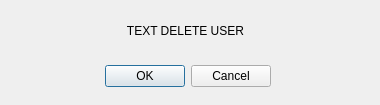
<?xml version="1.0" encoding="UTF-8"?>
<ui version="4.0">
 <class>confirmDeleteUserDialog</class>
 <widget class="QDialog" name="confirmDeleteUserDialog">
  <property name="geometry">
   <rect>
    <x>0</x>
    <y>0</y>
    <width>380</width>
    <height>105</height>
   </rect>
  </property>
  <property name="windowTitle">
   <string>Dialog</string>
  </property>
  <widget class="QDialogButtonBox" name="buttonBox">
   <property name="geometry">
    <rect>
     <x>-70</x>
     <y>60</y>
     <width>341</width>
     <height>32</height>
    </rect>
   </property>
   <property name="orientation">
    <enum>Qt::Horizontal</enum>
   </property>
   <property name="standardButtons">
    <set>QDialogButtonBox::Cancel|QDialogButtonBox::Ok</set>
   </property>
  </widget>
  <widget class="QLabel" name="label_warning">
   <property name="geometry">
    <rect>
     <x>0</x>
     <y>10</y>
     <width>371</width>
     <height>41</height>
    </rect>
   </property>
   <property name="text">
    <string>TEXT DELETE USER</string>
   </property>
   <property name="alignment">
    <set>Qt::AlignCenter</set>
   </property>
  </widget>
 </widget>
 <resources/>
 <connections>
  <connection>
   <sender>buttonBox</sender>
   <signal>accepted()</signal>
   <receiver>confirmDeleteUserDialog</receiver>
   <slot>accept()</slot>
   <hints>
    <hint type="sourcelabel">
     <x>248</x>
     <y>254</y>
    </hint>
    <hint type="destinationlabel">
     <x>157</x>
     <y>274</y>
    </hint>
   </hints>
  </connection>
  <connection>
   <sender>buttonBox</sender>
   <signal>rejected()</signal>
   <receiver>confirmDeleteUserDialog</receiver>
   <slot>reject()</slot>
   <hints>
    <hint type="sourcelabel">
     <x>316</x>
     <y>260</y>
    </hint>
    <hint type="destinationlabel">
     <x>286</x>
     <y>274</y>
    </hint>
   </hints>
  </connection>
 </connections>
</ui>
